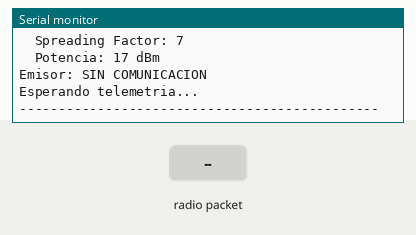
Simulated run of this sketch. Board: Arduino Uno, built with avr-gcc and run on an emulated ATmega328P. Shown: the last lines printed to the serial monitor. The inputs (shaded band) are chosen by the test bench. No radio packets arrive unless stated.

Above: at 1.2 s.
1.3 s: radio packet "APOGEO," arrives
At 1.7 s:
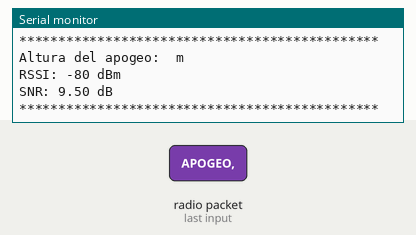
2.8 s: radio packet "DEPLOY," arrives
4.3 s: radio packet "1" arrives
At 5.6 s:
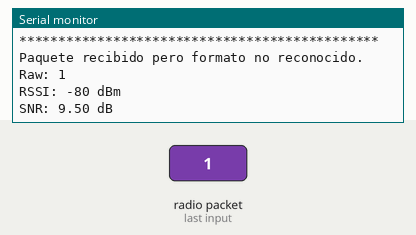

Measured:
- after the input at 1.3 s, the serial monitor: prints a new line at once (image 1)
- after the input at 4.3 s, the serial monitor: prints a new line at once (image 2)

The sketch:

EMISOR_apogeo_Buzzer.ino
```cpp
#include <SPI.h>
#include <LoRa.h>

// ==========================================================
// CONFIGURACIÓN LoRa
// ==========================================================

#define SS 5
#define DI0 17

// Tiempo máximo sin recibir datos antes de considerar
// que se perdió la comunicación con el emisor.
const unsigned long TIMEOUT_COMUNICACION = 5000;

// Momento en que se recibió el último paquete válido.
unsigned long ultimo_paquete_recibido = 0;

// Estado de comunicación
bool comunicacion_activa = false;


// ==========================================================
// SETUP
// ==========================================================

void setup() {

  Serial.begin(115200);
  while (!Serial);

  Serial.println();
  Serial.println("==============================================");
  Serial.println("       ESTACION TERRENA ProJuCAv");
  Serial.println("==============================================");
  Serial.println();

  // --------------------------------------------------------
  // Inicialización LoRa
  // --------------------------------------------------------

  LoRa.setPins(SS, -1, DI0);
  // -1 = no se utiliza RESET en el receptor

  if (!LoRa.begin(433E6)) {

    Serial.println("LoRa: ERROR");
    Serial.println("¡Fallo crítico en la inicialización de LoRa!");

    while (1);
  }

  // IMPORTANTE:
  // La configuración debe hacerse DESPUÉS de LoRa.begin()

  LoRa.setSignalBandwidth(125E3);
  LoRa.setSpreadingFactor(7);
  LoRa.setTxPower(17);

  Serial.println("LoRa: OK");
  Serial.println("Configuracion:");
  Serial.println("  Frecuencia: 433 MHz");
  Serial.println("  Bandwidth: 125 kHz");
  Serial.println("  Spreading Factor: 7");
  Serial.println("  Potencia: 17 dBm");

  Serial.println();
  Serial.println("Emisor: SIN COMUNICACION");
  Serial.println("Esperando telemetria...");
  Serial.println("----------------------------------------------");

  ultimo_paquete_recibido = millis();
}


// ==========================================================
// LOOP
// ==========================================================

void loop() {

  int packetSize = LoRa.parsePacket();


  // ========================================================
  // ¿LLEGÓ UN PAQUETE?
  // ========================================================

  if (packetSize) {

    String datosRecibidos = "";

    // ------------------------------------------------------
    // Leer paquete completo
    // ------------------------------------------------------

    while (LoRa.available()) {
      datosRecibidos += (char)LoRa.read();
    }


    // ------------------------------------------------------
    // Actualizar estado de comunicación
    // ------------------------------------------------------

    ultimo_paquete_recibido = millis();

    if (!comunicacion_activa) {

      comunicacion_activa = true;

      Serial.println();
      Serial.println("==============================================");
      Serial.println("       COMUNICACION CON EMISOR OK");
      Serial.println("==============================================");
    }


    // ======================================================
    // INFORMACIÓN DE RADIO
    // ======================================================

    int rssi = LoRa.packetRssi();
    float snr = LoRa.packetSnr();


    // ======================================================
    // MENSAJES ESPECIALES
    // ======================================================

    // ------------------------------------------------------
    // APOGEO
    // ------------------------------------------------------

    if (datosRecibidos.startsWith("APOGEO,")) {

      String alturaApogeo = datosRecibidos.substring(7);

      Serial.println();
      Serial.println("**********************************************");
      Serial.println("           !!! APOGEO DETECTADO !!!");
      Serial.println("**********************************************");

      Serial.print("Altura del apogeo: ");
      Serial.print(alturaApogeo);
      Serial.println(" m");

      Serial.print("RSSI: ");
      Serial.print(rssi);
      Serial.println(" dBm");

      Serial.print("SNR: ");
      Serial.print(snr);
      Serial.println(" dB");

      Serial.println("**********************************************");
      Serial.println();

      return;
    }


    // ------------------------------------------------------
    // DEPLOY
    // ------------------------------------------------------

    if (datosRecibidos.startsWith("DEPLOY,")) {

      String alturaDeploy = datosRecibidos.substring(7);

      Serial.println();
      Serial.println("**********************************************");
      Serial.println("        !!! DESPLIEGUE PARACAIDAS !!!");
      Serial.println("**********************************************");

      Serial.print("Altura de despliegue: ");
      Serial.print(alturaDeploy);
      Serial.println(" m");

      Serial.print("RSSI: ");
      Serial.print(rssi);
      Serial.println(" dBm");

      Serial.print("SNR: ");
      Serial.print(snr);
      Serial.println(" dB");

      Serial.println("**********************************************");
      Serial.println();

      return;
    }


    // ======================================================
    // PARSEO DE TELEMETRÍA CSV
    // ======================================================

    /*
       Formato enviado actualmente por el emisor:

       empuje,
       accY,
       accZ,
       altitud,
       estado

       Ejemplo:

       24.53,0.12,-0.31,8.42,ASCENSO
    */

    int primeraComa =
      datosRecibidos.indexOf(',');

    int segundaComa =
      datosRecibidos.indexOf(',', primeraComa + 1);

    int terceraComa =
      datosRecibidos.indexOf(',', segundaComa + 1);

    int cuartaComa =
      datosRecibidos.indexOf(',', terceraComa + 1);


    // ======================================================
    // PAQUETE VÁLIDO
    // ======================================================

    if (primeraComa != -1 &&
        segundaComa != -1 &&
        terceraComa != -1 &&
        cuartaComa != -1) {


      // ----------------------------------------------------
      // Separar campos
      // ----------------------------------------------------

      String empuje =
        datosRecibidos.substring(
          0,
          primeraComa
        );

      String latY =
        datosRecibidos.substring(
          primeraComa + 1,
          segundaComa
        );

      String latZ =
        datosRecibidos.substring(
          segundaComa + 1,
          terceraComa
        );

      String altitud =
        datosRecibidos.substring(
          terceraComa + 1,
          cuartaComa
        );

      String estado =
        datosRecibidos.substring(
          cuartaComa + 1
        );


      // ====================================================
      // MOSTRAR TELEMETRÍA
      // ====================================================

      Serial.println();
      Serial.println("----------------------------------------------");

      Serial.println("COMUNICACION: OK");

      Serial.println("----------------------------------------------");

      Serial.print("Empuje_Neto(X): ");
      Serial.print(empuje);
      Serial.println(" m/s²");

      Serial.print("Aceleracion_Y:  ");
      Serial.print(latY);
      Serial.println(" m/s²");

      Serial.print("Aceleracion_Z:  ");
      Serial.print(latZ);
      Serial.println(" m/s²");

      Serial.print("Altitud:        ");
      Serial.print(altitud);
      Serial.println(" m");

      Serial.print("Estado:         ");
      Serial.println(estado);

      Serial.println("----------------------------------------------");

      Serial.print("RSSI:           ");
      Serial.print(rssi);
      Serial.println(" dBm");

      Serial.print("SNR:            ");
      Serial.print(snr);
      Serial.println(" dB");

      Serial.println("----------------------------------------------");
    }


    // ======================================================
    // PAQUETE NO RECONOCIDO
    // ======================================================

    else {

      Serial.println();
      Serial.println("Paquete recibido pero formato no reconocido.");

      Serial.print("Raw: ");
      Serial.println(datosRecibidos);

      Serial.print("RSSI: ");
      Serial.print(rssi);
      Serial.println(" dBm");

      Serial.print("SNR: ");
      Serial.print(snr);
      Serial.println(" dB");
    }
  }


  // ========================================================
  // CONTROL DE TIMEOUT DE COMUNICACIÓN
  // ========================================================

  if (comunicacion_activa &&
      millis() - ultimo_paquete_recibido >
      TIMEOUT_COMUNICACION) {

    comunicacion_activa = false;

    Serial.println();
    Serial.println("**********************************************");
    Serial.println("       !!! COMUNICACION PERDIDA !!!");
    Serial.println("**********************************************");

    Serial.println(
      "No se recibieron paquetes del emisor."
    );

    Serial.println("Esperando nuevamente...");
    Serial.println();
  }
}
```
